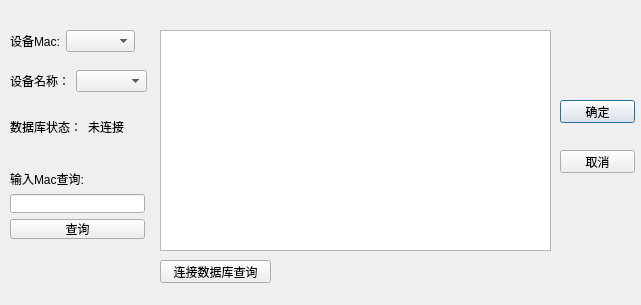
<?xml version="1.0" encoding="UTF-8"?>
<ui version="4.0">
 <class>DataConfigDialog</class>
 <widget class="QDialog" name="DataConfigDialog">
  <property name="geometry">
   <rect>
    <x>0</x>
    <y>0</y>
    <width>641</width>
    <height>305</height>
   </rect>
  </property>
  <property name="windowTitle">
   <string>Dialog</string>
  </property>
  <widget class="QPushButton" name="Accept_pushButton">
   <property name="geometry">
    <rect>
     <x>560</x>
     <y>100</y>
     <width>75</width>
     <height>23</height>
    </rect>
   </property>
   <property name="text">
    <string>确定</string>
   </property>
  </widget>
  <widget class="QPushButton" name="Cancel_pushButton">
   <property name="geometry">
    <rect>
     <x>560</x>
     <y>150</y>
     <width>75</width>
     <height>23</height>
    </rect>
   </property>
   <property name="text">
    <string>取消</string>
   </property>
  </widget>
  <widget class="QPushButton" name="ConnectDB_pushButton">
   <property name="geometry">
    <rect>
     <x>160</x>
     <y>260</y>
     <width>111</width>
     <height>23</height>
    </rect>
   </property>
   <property name="text">
    <string>连接数据库查询</string>
   </property>
  </widget>
  <widget class="QTableWidget" name="Data_tableWidget">
   <property name="geometry">
    <rect>
     <x>160</x>
     <y>30</y>
     <width>391</width>
     <height>221</height>
    </rect>
   </property>
  </widget>
  <widget class="QLabel" name="Message_label">
   <property name="geometry">
    <rect>
     <x>10</x>
     <y>220</y>
     <width>131</width>
     <height>61</height>
    </rect>
   </property>
   <property name="text">
    <string/>
   </property>
  </widget>
  <widget class="QWidget" name="layoutWidget">
   <property name="geometry">
    <rect>
     <x>10</x>
     <y>30</y>
     <width>125</width>
     <height>22</height>
    </rect>
   </property>
   <layout class="QHBoxLayout" name="horizontalLayout">
    <item>
     <widget class="QLabel" name="label">
      <property name="text">
       <string>设备Mac:</string>
      </property>
     </widget>
    </item>
    <item>
     <widget class="QComboBox" name="Mac_comboBox"/>
    </item>
   </layout>
  </widget>
  <widget class="QWidget" name="layoutWidget">
   <property name="geometry">
    <rect>
     <x>10</x>
     <y>70</y>
     <width>137</width>
     <height>22</height>
    </rect>
   </property>
   <layout class="QHBoxLayout" name="horizontalLayout_2">
    <item>
     <widget class="QLabel" name="label_2">
      <property name="text">
       <string>设备名称：</string>
      </property>
     </widget>
    </item>
    <item>
     <widget class="QComboBox" name="Name_comboBox"/>
    </item>
   </layout>
  </widget>
  <widget class="QWidget" name="layoutWidget">
   <property name="geometry">
    <rect>
     <x>10</x>
     <y>120</y>
     <width>116</width>
     <height>14</height>
    </rect>
   </property>
   <layout class="QHBoxLayout" name="horizontalLayout_3">
    <item>
     <widget class="QLabel" name="label_3">
      <property name="text">
       <string>数据库状态：</string>
      </property>
     </widget>
    </item>
    <item>
     <widget class="QLabel" name="DataBaseStatu_label">
      <property name="text">
       <string>未连接</string>
      </property>
     </widget>
    </item>
   </layout>
  </widget>
  <widget class="QWidget" name="">
   <property name="geometry">
    <rect>
     <x>10</x>
     <y>170</y>
     <width>135</width>
     <height>69</height>
    </rect>
   </property>
   <layout class="QVBoxLayout" name="verticalLayout">
    <item>
     <widget class="QLabel" name="label_4">
      <property name="text">
       <string>输入Mac查询:</string>
      </property>
     </widget>
    </item>
    <item>
     <widget class="QLineEdit" name="Mac_Input_lineEdit"/>
    </item>
    <item>
     <widget class="QPushButton" name="Input_Query_pushButton">
      <property name="text">
       <string>查询</string>
      </property>
     </widget>
    </item>
   </layout>
  </widget>
 </widget>
 <resources/>
 <connections/>
</ui>
